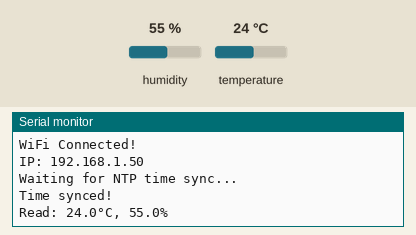
Recording of a sketch running on a simulated ESP32-S3. Shown: the last lines printed to the serial monitor. The inputs (shaded band) are chosen by the test bench; at power-on: humidity 55 %, temperature 24 °C. WiFi joins after 1.5 s; servers stay silent unless stated; uploads are accepted with an empty reply; the local clock reads 2024-03-15 10:24:30 at power-on unless the sketch sets it.

Above: at 2.7 s.
2.8 s: humidity set to 22 %
At 4.5 s:
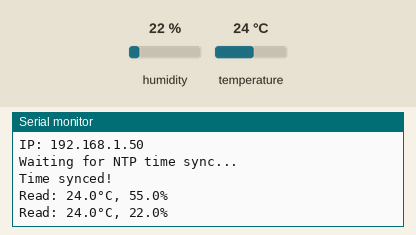
5.6 s: temperature set to 12 °C
At 10.7 s:
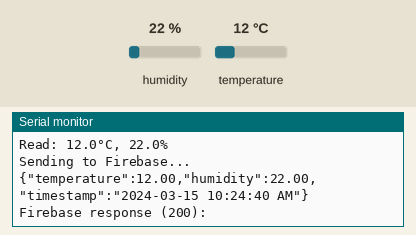
11.6 s: humidity set to 40 %
At 13.1 s:
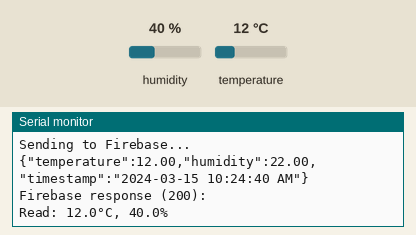
Timing chart, 0 to 14.6 s (numbered marks = the images above; inputs shaded):
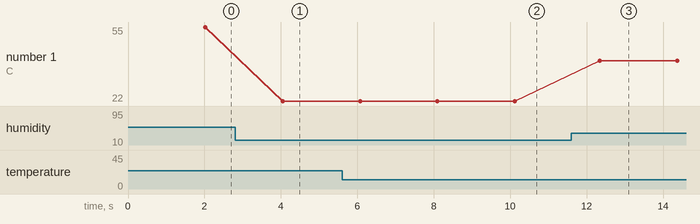

The sketch:

firebase__Temp__Humidity_.ino
```cpp
#include <WiFi.h>
#include <HTTPClient.h>
#include <DHT.h>
#include <time.h>

// WiFi Credentials
const char* ssid = "NTU FSD";
const char* password = "";

// Firebase Configuration
const String FIREBASE_HOST = "fir-project-1-52110-default-rtdb.firebaseio.com";
const String FIREBASE_AUTH = "vlXrrrTT96X784Tyj11uOVa23DXAhonmdOX7cs3m";

// Firebase path (do NOT include .json, REST API adds it)
const String FIREBASE_PATH = "/sensor_data";

// DHT Sensor
#define DHTPIN 4
#define DHTTYPE DHT11

// Timing
const unsigned long SEND_INTERVAL = 10000;  // 10 seconds
const unsigned long SENSOR_DELAY = 2000;    // 2 seconds

// Global objects
DHT dht(DHTPIN, DHTTYPE);
unsigned long lastSendTime = 0;
unsigned long lastReadTime = 0;

// ====== Setup ======
void setup() {
  Serial.begin(115200);
  Serial.println("\nESP32-S3 DHT11 Firebase Monitor");

  dht.begin();
  connectWiFi();
  initNTP();
}

// ====== Main Loop ======
void loop() {
  if (WiFi.status() != WL_CONNECTED) {
    connectWiFi();
  }

  if (millis() - lastReadTime >= SENSOR_DELAY) {
    float temp, hum;
    if (readDHT(&temp, &hum)) {
      if (millis() - lastSendTime >= SEND_INTERVAL) {
        sendToFirebase(temp, hum);
        lastSendTime = millis();
      }
    }
    lastReadTime = millis();
  }
}

// ====== DHT Functions ======
bool readDHT(float* temp, float* humidity) {
  *temp = dht.readTemperature();
  *humidity = dht.readHumidity();

  if (isnan(*temp) || isnan(*humidity)) {
    Serial.println("DHT read failed!");
    return false;
  }

  Serial.printf("Read: %.1f°C, %.1f%%\n", *temp, *humidity);
  return true;
}

// ====== WiFi Functions ======
void connectWiFi() {
  Serial.print("Connecting to WiFi");
  WiFi.disconnect(true);
  WiFi.begin(ssid, password);

  int attempts = 0;
  while (WiFi.status() != WL_CONNECTED && attempts < 20) {
    delay(500);
    Serial.print(".");
    attempts++;
  }

  if (WiFi.status() == WL_CONNECTED) {
    Serial.println("\nWiFi Connected!");
    Serial.print("IP: ");
    Serial.println(WiFi.localIP());
  } else {
    Serial.println("\nWiFi Failed!");
  }
}

// ====== NTP Functions ======
void initNTP() {
  configTime(5 * 3600, 0, "pool.ntp.org", "time.nist.gov");  // +5 hours for Pakistan
  Serial.println("Waiting for NTP time sync...");
  struct tm timeinfo;
  while (!getLocalTime(&timeinfo)) {
    Serial.print(".");
    delay(500);
  }
  Serial.println("\nTime synced!");
}

// ====== Firebase Functions ======
void sendToFirebase(float temp, float humidity) {
  if (WiFi.status() != WL_CONNECTED) {
    Serial.println("WiFi not connected, skipping Firebase send.");
    return;
  }

  // Get real timestamp
  struct tm timeinfo;
  if (!getLocalTime(&timeinfo)) {
    Serial.println("Failed to get time, using millis as fallback.");
  }

  char timeStr[30];
  strftime(timeStr, sizeof(timeStr), "%Y-%m-%d %I:%M:%S %p", &timeinfo);

  String url = "https://" + FIREBASE_HOST + FIREBASE_PATH + ".json?auth=" + FIREBASE_AUTH;

  // Create JSON payload
  String jsonPayload = "{";
  jsonPayload += "\"temperature\":" + String(temp) + ",";
  jsonPayload += "\"humidity\":" + String(humidity) + ",";
  jsonPayload += "\"timestamp\":\"" + String(timeStr) + "\"";
  jsonPayload += "}";

  Serial.println("Sending to Firebase...");
  Serial.println(jsonPayload);

  HTTPClient http;
  http.begin(url);
  http.addHeader("Content-Type", "application/json");
  int httpCode = http.POST(jsonPayload);

  if (httpCode > 0) {
    String response = http.getString();
    Serial.printf("Firebase response (%d): %s\n", httpCode, response.c_str());
  } else {
    Serial.printf("Firebase POST failed, error: %s\n", http.errorToString(httpCode).c_str());
  }

  http.end();
}
```

Measured:
- after the input at 2.8 s, the serial monitor: prints a new line after 1.2 s (image 1)
- after the input at 5.6 s, the serial monitor: prints a new line after 0.47 s (image 2)
- after the input at 11.6 s, the serial monitor: prints a new line after 0.75 s (image 3)
- plotted number 1: 55 → 22 after the input at 2.8 s
